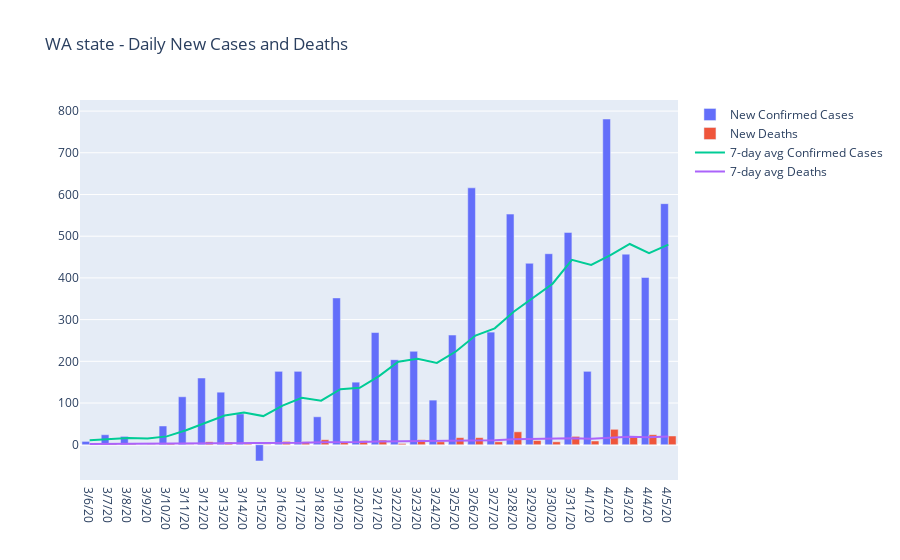

The notebook cell saved with this chart:
### Code cell
dfWAConfirmedDailyNew = dfWAConfirmed.diff(axis=1)
dfWADeathsDailyNew = dfWADeaths.diff(axis=1)

dfWAConfirmed7dayMA = dfWAConfirmedDailyNew.rolling(window=7, axis=1).mean()
dfWADeaths7dayMA = dfWADeathsDailyNew.rolling(window=7, axis=1).mean()

trace1 = go.Bar(
    x = dfWAConfirmedDailyNew.columns[-MONTH_DAYS:],
    y = dfWAConfirmedDailyNew.iloc[0][-MONTH_DAYS:], name = 'New Confirmed Cases')

trace2 = go.Bar(
    x = dfWADeathsDailyNew.columns[-MONTH_DAYS:],
    y = dfWADeathsDailyNew.iloc[0][-MONTH_DAYS:], name = 'New Deaths')

trace3 = go.Scatter(
    x = dfWAConfirmed7dayMA.columns[-MONTH_DAYS:],
    y = dfWAConfirmed7dayMA.iloc[0][-MONTH_DAYS:], name = '7-day avg Confirmed Cases')

trace4 = go.Scatter(
    x = dfWADeaths7dayMA.columns[-MONTH_DAYS:],
    y = dfWADeaths7dayMA.iloc[0][-MONTH_DAYS:], name = '7-day avg Deaths')

data = [trace1, trace2, trace3, trace4]
layout = dict(title = 'WA state - Daily New Cases and Deaths')

py.iplot(dict(data=data, layout=layout))

### Figure 1 — Plotly figure (JSON) as saved in the notebook; plotly's stock layout.template omitted (floating-point values rounded to 4 significant figures)
{"data": [{"name": "New Confirmed Cases", "type": "bar", "x": ["3/6/20", "3/7/20", "3/8/20", "3/9/20", "3/10/20", "3/11/20", "3/12/20", "3/13/20", "3/14/20", "3/15/20", "3/16/20", "3/17/20", "3/18/20", "3/19/20", "3/20/20", "3/21/20", "3/22/20", "3/23/20", "3/24/20", "3/25/20", "3/26/20", "3/27/20", "3/28/20", "3/29/20", "3/30/20", "3/31/20", "4/1/20", "4/2/20", "4/3/20", "4/4/20", "4/5/20"], "y": [8, 24, 20, 0, 45, 115, 160, 126, 74, -39, 176, 176, 67, 352, 150, 269, 204, 224, 107, 263, 616, 270, 553, 435, 458, 509, 176, 781, 457, 401, 578]}, {"name": "New Deaths", "type": "bar", "x": ["3/6/20", "3/7/20", "3/8/20", "3/9/20", "3/10/20", "3/11/20", "3/12/20", "3/13/20", "3/14/20", "3/15/20", "3/16/20", "3/17/20", "3/18/20", "3/19/20", "3/20/20", "3/21/20", "3/22/20", "3/23/20", "3/24/20", "3/25/20", "3/26/20", "3/27/20", "3/28/20", "3/29/20", "3/30/20", "3/31/20", "4/1/20", "4/2/20", "4/3/20", "4/4/20", "4/5/20"], "y": [2, 3, 2, 1, 4, 1, 7, 6, 2, 1, 8, 7, 12, 6, 10, 11, 3, 12, 7, 17, 17, 7, 31, 10, 7, 20, 9, 37, 20, 24, 21]}, {"name": "7-day avg Confirmed Cases", "type": "scatter", "x": ["3/6/20", "3/7/20", "3/8/20", "3/9/20", "3/10/20", "3/11/20", "3/12/20", "3/13/20", "3/14/20", "3/15/20", "3/16/20", "3/17/20", "3/18/20", "3/19/20", "3/20/20", "3/21/20", "3/22/20", "3/23/20", "3/24/20", "3/25/20", "3/26/20", "3/27/20", "3/28/20", "3/29/20", "3/30/20", "3/31/20", "4/1/20", "4/2/20", "4/3/20", "4/4/20", "4/5/20"], "y": [11, 13.57, 15.86, 14.86, 20, 34.71, 53.14, 70, 77.14, 68.71, 93.86, 112.6, 105.7, 133.1, 136.6, 164.4, 199.1, 206, 196.1, 224.1, 261.9, 279, 319.6, 352.6, 386, 443.4, 431, 454.6, 481.3, 459.6, 480]}, {"name": "7-day avg Deaths", "type": "scatter", "x": ["3/6/20", "3/7/20", "3/8/20", "3/9/20", "3/10/20", "3/11/20", "3/12/20", "3/13/20", "3/14/20", "3/15/20", "3/16/20", "3/17/20", "3/18/20", "3/19/20", "3/20/20", "3/21/20", "3/22/20", "3/23/20", "3/24/20", "3/25/20", "3/26/20", "3/27/20", "3/28/20", "3/29/20", "3/30/20", "3/31/20", "4/1/20", "4/2/20", "4/3/20", "4/4/20", "4/5/20"], "y": [1.857, 2.143, 2.429, 1.857, 2.286, 2, 2.857, 3.429, 3.286, 3.143, 4.143, 4.571, 6.143, 6, 6.571, 7.857, 8.143, 8.714, 8.714, 9.429, 11, 10.57, 13.43, 14.43, 13.71, 15.57, 14.43, 17.29, 19.14, 18.14, 19.71]}], "layout": {"title": {"text": "WA state - Daily New Cases and Deaths"}}}
